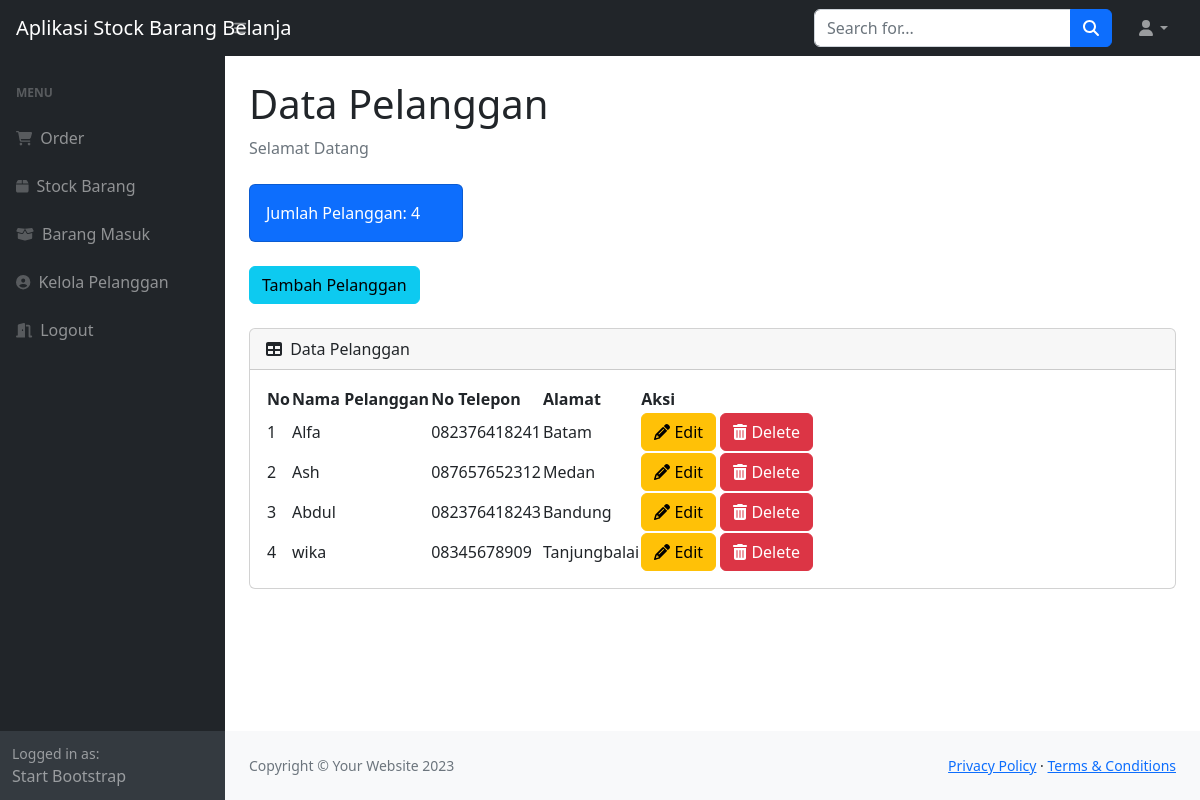
Page /pelanggan.php (signed in) on the committed database.
### tables this page shows
CREATE TABLE `pelanggan` (
  `idpelanggan` int(11) NOT NULL,
  `namapelanggan` varchar(30) NOT NULL,
  `notelp` varchar(15) NOT NULL,
  `alamat` text NOT NULL
);

### pelanggan.php (the view, shortened to what this page needs)
<?php
    require 'updelpelanggan.php';
    $h1 = mysqli_query($k,"select * from pelanggan");
    $h2 = mysqli_num_rows($h1);
?>
<!DOCTYPE html>
<html lang="en">
    <head>
        <link href="https://cdn.jsdelivr.net/npm/simple-datatables@7.1.2/dist/style.min.css" rel="stylesheet" />
        <link href="css/styles.css" rel="stylesheet" />
    </head>
    <body class="sb-nav-fixed">
        <nav class="sb-topnav navbar navbar-expand navbar-dark bg-dark">
            <a class="navbar-brand ps-3" href="index.php">Aplikasi Stock Barang Belanja</a>
            <button class="btn btn-link btn-sm order-1 order-lg-0 me-4 me-lg-0" id="sidebarToggle" href="#!"><i class="fas fa-bars"></i></button>
            <form class="d-none d-md-inline-block form-inline ms-auto me-0 me-md-3 my-2 my-md-0">
                <div class="input-group">
                    <input class="form-control" type="text" placeholder="Search for..." aria-label="Search for..." aria-describedby="btnNavbarSearch" />
                    <button class="btn btn-primary" id="btnNavbarSearch" type="button"><i class="fas fa-search"></i></button>
                </div>
            </form>
            <ul class="navbar-nav ms-auto ms-md-0 me-3 me-lg-4">
                <li class="nav-item dropdown">
                    <a class="nav-link dropdown-toggle" id="navbarDropdown" href="#" role="button" data-bs-toggle="dropdown" aria-expanded="false"><i class="fas fa-user fa-fw"></i></a>
                </li>
            </ul>
        </nav>
        <div id="layoutSidenav">
            <div id="layoutSidenav_nav">
                <nav class="sb-sidenav accordion sb-sidenav-dark" id="sidenavAccordion">
                    <div class="sb-sidenav-menu">
                        <div class="nav">
                            <div class="sb-sidenav-menu-heading">Menu</div>
                            <a class="nav-link" href="index.php">
                                <div class="sb-nav-link-icon"><i class="fas fa-shopping-cart"></i></div>
                                Order
                            </a>
                        </div>
                        <div class="nav">
                            <a class="nav-link" href="stock.php">
                                <div class="sb-nav-link-icon"><i class="fas fa-box"></i></div>
                                Stock Barang
                            </a>
                        </div>
                        <div class="nav">
                            <a class="nav-link" href="masuk.php">
                                <div class="sb-nav-link-icon"><i class="fas fa-box-open"></i></div>
                                Barang Masuk
                            </a>
                        </div>
                        <div class="nav">
                            <a class="nav-link" href="pelanggan.php">
                                <div class="sb-nav-link-icon"><i class="fas fa-user-circle"></i></div>
                                Kelola Pelanggan
                            </a>
                        </div>
                        <div class="nav">
                            <a class="nav-link" href="logout.php">
                                <div class="sb-nav-link-icon"><i class="fas fa-door-open"></i></div>
                                Logout
                            </a>
                        </div>
                    </div>
                    <div class="sb-sidenav-footer">
                        <div class="small">Logged in as:</div>
                        Start Bootstrap
                    </div>
                </nav>
            </div>
            <div id="layoutSidenav_content">
                <main>
                    <div class="container-fluid px-4">
                        <h1 class="mt-4">Data Pelanggan</h1>
                        <ol class="breadcrumb mb-4">
                            <li class="breadcrumb-item active">Selamat Datang</li>
                        </ol>
                        <div class="row">
                            <div class="col-xl-3 col-md-6">
                                <div class="card bg-primary text-white mb-4">
                                    <div class="card-body">Jumlah Pelanggan: <?=$h2;?></div>
                                </div>
                            </div>
                        </div>
                        <button type="button" class="btn btn-info" data-bs-toggle="modal" data-bs-target="#myModal">
                            Tambah Pelanggan
                        </button>
                        <br><br>
                        <div class="card mb-4">
                            <div class="card-header">
                                <i class="fas fa-table me-1"></i>
                                Data Pelanggan
                            </div>
                            <div class="card-body">
                                <table id="datatablesSimple">
                                    <thead>
                                        <tr>
                                            <th>No</th>
                                            <th>Nama Pelanggan</th>
                                            <th>No Telepon</th>
                                            <th>Alamat</th>
                                            <th>Aksi</th>
                                        </tr>
                                    </thead>
                                    <tbody>
                                    <?php
                                    $get = mysqli_query($k,"select * from pelanggan");
                                    $i = 1;
                                    while($p=mysqli_fetch_array($get)){
                                    $namapelanggan = $p['namapelanggan'];
                                    $notelp = $p['notelp'];
                                    $alamat = $p['alamat'];
                                    $idpl = $p['idpelanggan'];
                                    ?>
                                        <tr>
                                            <td><?=$i++;?></td>
                                            <td><?=$namapelanggan;?></td>
                                            <td><?=$notelp;?></td>
                                            <td><?=$alamat;?></td>
                                            <td>
                                                <button type="button" class="btn btn-warning" data-bs-toggle="modal" data-bs-target="#edit<?=$idpl;?>">
                                                   <i class='fas fa-pencil-alt'></i> Edit
                                                </button>
                                                <button type="button" class="btn btn-danger" data-bs-toggle="modal" data-bs-target="#delete<?=$idpl;?>">
                                                   <i class="fas fa-trash-alt"></i> Delete
                                                </button>
                                            </td>
                                        </tr>
                                    <?php
                                    };
                                    ?>
                                    </tbody>
                                </table>
                            </div>
                        </div>
                    </div>
                </main>
                <footer class="py-4 bg-light mt-auto">
                    <div class="container-fluid px-4">
                        <div class="d-flex align-items-center justify-content-between small">
                            <div class="text-muted">Copyright &copy; Your Website 2023</div>
                            <div>
                                <a href="#">Privacy Policy</a>
                                &middot;
                                <a href="#">Terms &amp; Conditions</a>
                            </div>
                        </div>
                    </div>
                </footer>
            </div>
        </div>
    </body>
</html>

### rows in the picture
pelanggan: namapelanggan "Alfa", notelp "082376418241", alamat "Batam"
pelanggan: namapelanggan "Ash", notelp "087657652312", alamat "Medan"
pelanggan: namapelanggan "Abdul", notelp "082376418243", alamat "Bandung"
pelanggan: namapelanggan "wika", notelp "08345678909", alamat "Tanjungbalai"

### other values in the picture
$h2 "4"
